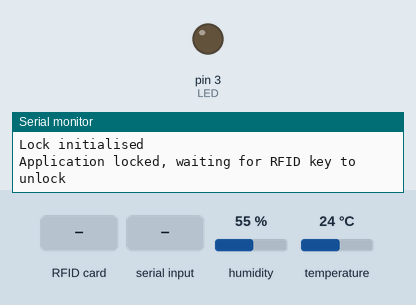
Recording of a sketch running on a simulated Arduino Uno, built with avr-gcc and run on an emulated ATmega328P. Shown: output pins drawn as LEDs (lit = HIGH), the last lines printed to the serial monitor. Inputs (shaded band) come from the test bench; at power-on: humidity 55 %, temperature 24 °C. Pins used as bus, display or sensor lines are not drawn.

Above: at 2.2 s.
2.3 s: RFID card E9 38 14 C2 held to the reader
At 6.9 s:
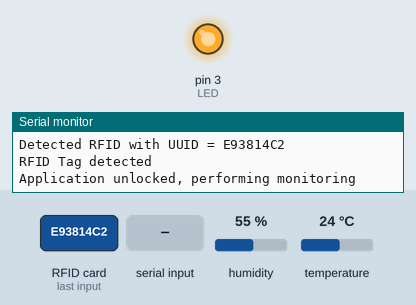
7.6 s: "1" received over the second serial link
12.7 s: RFID card 5E 7A 19 C4 held to the reader
Timing chart, 0 to 15.7 s (numbered marks = the images above; inputs shaded):
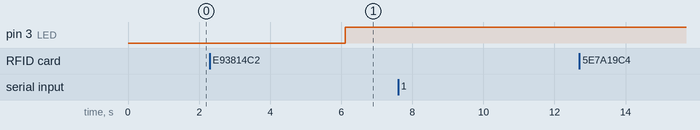

The sketch:

TemperatureMonitoring.ino
```cpp
#include "DHT.h"
#include "SoftwareSerial.h"
#include <SPI.h>
#include <MFRC522.h>

#define RST_PIN   9
#define SS_PIN    10

#define DHTPIN 2
#define DHTTYPE DHT22
#define LED 3

SoftwareSerial btSerial(4, 5);

DHT dht(DHTPIN, DHTTYPE);

MFRC522 mfrc522(SS_PIN, RST_PIN);

// Card UUID 77 E8 53 62
// Tag UUID  E9 38 14 C2

String msg = "";

bool lockOn;

void setup( )
{
  Serial.begin( 9600);
  pinMode(LED, OUTPUT);
  Serial.print("Temperature and Humidity Monitoring Application\n\n");
  dht.begin();
  delay(1000);

  btSerial.begin(9600);
  //btSerial.println("AT");
  //getBTReply();
  //btSerial.println("AT+ROLE0");
  //getBTReply();
  //btSerial.println("AT+NAMEtempSens");
  //Serial.println("Check if name is assigned");
  //getBTReply();

  SPI.begin();
  mfrc522.PCD_Init();
  Serial.println("Lock initialised");

  lockOn = true;
}

void loop( )
{
  if(lockOn == true) {
    if ( ! mfrc522.PICC_IsNewCardPresent() || ! mfrc522.PICC_ReadCardSerial() ) {
      Serial.println("Application locked, waiting for RFID key to unlock");
    } else {
      if(checkRFID("E9 38 14 C2")) {
        Serial.println("RFID Tag detected");
        Serial.println("Application unlocked, performing monitoring");
        digitalWrite(LED, HIGH);
        lockOn=false;
      }
    }
  } else {
    if ( ! mfrc522.PICC_IsNewCardPresent() || ! mfrc522.PICC_ReadCardSerial() ) {
      float h = dht.readHumidity();
      float t = dht.readTemperature();

      if (isnan(h) || isnan(t) ) {
        Serial.print(F("Failed to read from DHT sensor! "));
        Serial.print(t);
        Serial.print(" ");
        Serial.println(h);
      } else {
        float hic = dht.computeHeatIndex(t, h, false);
        Serial.print(F(" Humidity: "));
        Serial.print(h);
        Serial.print(F("%  Temperature: "));
        Serial.print(t);
        Serial.print(F("C "));
        Serial.print(F("  Heat index: "));
        Serial.print(hic);
        Serial.print(F("C \n"));
      }

      if(btSerial.available()) {
        btSerial.print("Temperature: ");
        btSerial.print(t);
        btSerial.println("");
        Serial.print(" Message sent on Bluetooth! ");
      }
    } else {
      if(checkRFID("E9 38 14 C2")) {
        Serial.println("RFID Tag detected");
        Serial.println("Application locked, stopping monitoring");
        digitalWrite(LED, LOW);
        lockOn=true;
      }
    }
  }

  delay(5000);
}

boolean checkRFID(String rightID) {
  Serial.print("Detected RFID with UUID = ");
  String content = "";
  for (byte i = 0; i < mfrc522.uid.size; i++) {
     Serial.print(mfrc522.uid.uidByte[i], HEX);
     content.concat(String(mfrc522.uid.uidByte[i] < 0x10 ? " 0" : " "));
     content.concat(String(mfrc522.uid.uidByte[i], HEX));
  }
  Serial.println();
  content.toUpperCase();
  return (content.substring(1) == rightID);
}
```

Measured:
- after the input at 2.3 s, pin 3 (LED): LOW → HIGH after 3.8 s
